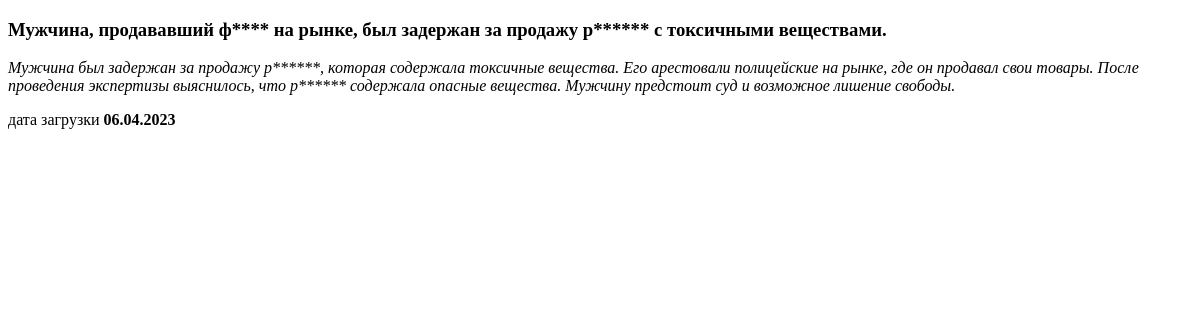
/news/6, run on an earlier commit of the app's database.
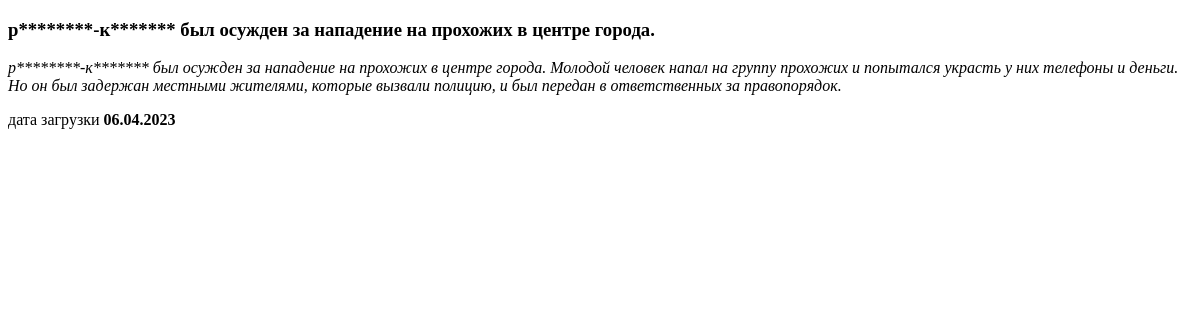
And on a later commit of the database.
### news/models.py (models this page shows, shortened)
class New(models.Model):
    title = models.CharField(max_length=64)
    text = models.TextField()
    data_pub = models.DateTimeField(auto_now_add=True)
    slug = models.SlugField(max_length=128, unique=True)

### news/views.py (the view)
# urls.py: path('<int:pk>', detail, name='detail'),
def detail(request, pk):
    new = New.objects.get(pk=pk)
    return render(request, 'detail.html', context={'new': new})

### news/templatetags/filters.py (called while the page is built)
@register.filter(name='censor')
def censor(text):
    for word in BAD_WORDS:
        pattern = re.compile(r'\b{}\b'.format(word), re.IGNORECASE)
        censored_word = word[0] + '*'*(len(word)-1)
        text = re.sub(pattern, censored_word, text)
    return mark_safe(text)

### news/templates/news/detail.html
{% extends 'default.html' %}
{% block title %}
{% load filters %}
<h3>{{ new.title|censor }}</h3>
<p><i>{{ new.text|censor }} </i></p>
<p>дата загрузки <b>{{ new.data_pub|date:"d.m.Y" }}</b></p>
{% endblock %}

What changed in the data, as far as the page shows it:
changed New: title|censor "Мужчина, продававший ф**** на рынке, был задержан за продажу р****** с токсичными веществами." → "р********-к******* был осужден за нападение на прохожих в центре города."; text|censor "Мужчина был задержан за продажу р******, которая содержала токсичные вещества. Его арестовали полицейские на рынке, где он продавал свои товары. После проведения экспертизы выяснилось, что р****** содержала опасные вещества. Мужчину предстоит суд и возможное лишение свободы." → "р********-к******* был осужден за нападение на прохожих в центре города. Молодой человек напал на группу прохожих и попытался украсть у них телефоны и деньги. Но он был задержан местными жителями, которые вызвали полицию, и был передан в ответственных за правопорядок."
